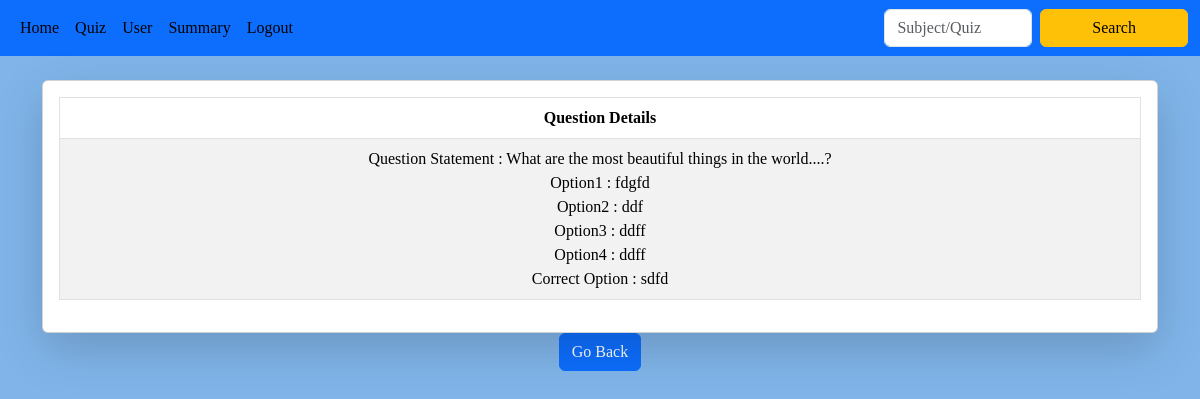
The app's page /admin_que/2/2, older data.
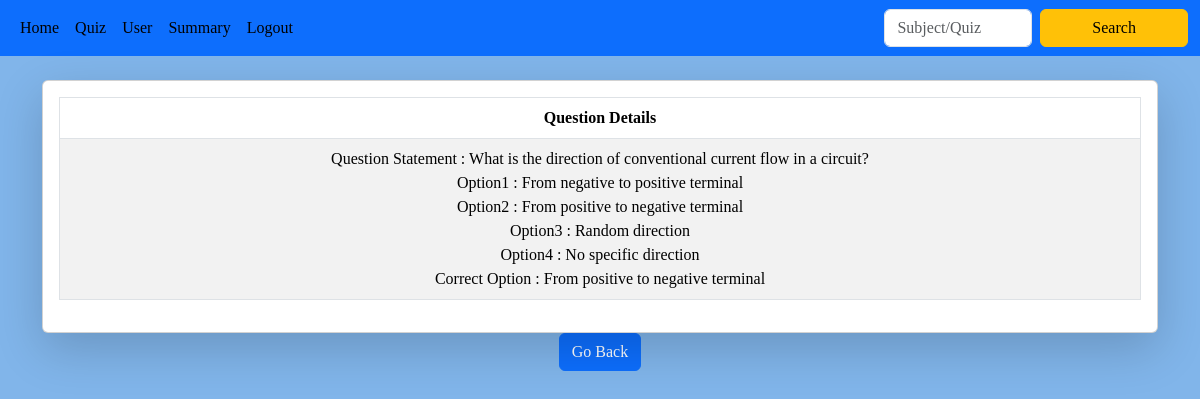
The same page, newer data.
### backend/models.py (models this page shows)
class Question(db.Model):
    __tablename__ = 'question'
    id = db.Column(db.Integer, primary_key=True)
    quiz_id = db.Column(db.Integer, db.ForeignKey('quiz.id'), nullable=False, index=True)
    question_statement = db.Column(db.String(), nullable=False)
    option1 = db.Column(db.String(), nullable=False)
    option2 = db.Column(db.String(), nullable=False)
    option3 = db.Column(db.String(), nullable=False)
    option4 = db.Column(db.String(), nullable=False)
    correct_option = db.Column(db.String(), nullable=False)

### backend/controller.py (the view)
@app.route("/admin_que/<que_id>/<id>")
def que_opt(que_id,id):
    question=Question.query.filter_by(id=que_id).first()
    return render_template("admin_option.html",id=id ,question=question)

### templates/admin_option.html (shortened to what this page needs)
{% extends "admin_layout.html" %}
{% block content %}
<div class="container mt-4" style="text-align: center;">
        <div class="card shadow-lg">
                <div class="card-body">
                    <div class="table-responsive" >
                        <table class="table table-bordered table-striped" >
                            <thead class="thead-dark">
                                <tr>
                                    <th>Question Details </th>
                                </tr>
                            </thead>
                            <tbody>
                                <tr>
                                    <td>
                                        Question Statement : {{question.question_statement}} <br>
                                        Option1 : {{ question.option1 }} <br>
                                        Option2 : {{ question.option2 }} <br>
                                        Option3 : {{ question.option3 }} <br>
                                        Option4 : {{ question.option4 }} <br>
                                        Correct Option : {{ question.correct_option }}
                                    </td>
                                </tr>
                            </tbody>
                        </table>
                    </div>
                </div>
              </div>
                <a href="/admin_quiz/{{id}}" class="btn btn-primary">Go Back</a>
         </div>
{% endblock %}

Row changes from the older to the newer data that the page shows:
changed Question: question_statement "What are the most beautiful things in the world....?" → "What is the direction of conventional current flow in a circuit?"; option1 "fdgfd" → "From negative to positive terminal"; option2 "ddf" → "From positive to negative terminal"; option3 "ddff" → "Random direction"; option4 "ddff" → "No specific direction"; correct_option "sdfd" → "From positive to negative terminal"
